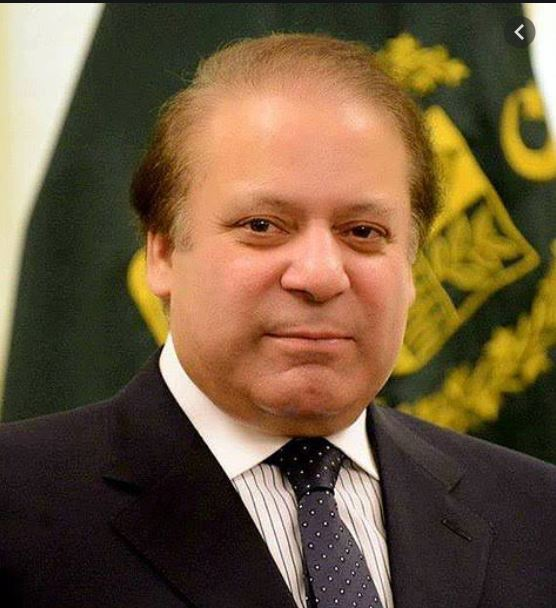
#> input picture faceblending/sharif.jpg, 556 x 608 px
$ jupyter execute --allow-errors facemesh.ipynb   (shell and % lines are left out)
#> lines starting #> are read from the running program, lines starting #| are printed output that depends on the picture
[cell 1]
import cv2
import mediapipe as mp
import numpy as np
import matplotlib.pyplot as plt
image = cv2.imread("sharif.jpg",1)
#> image is the input picture: shape (608, 556, 3); mean B, G, R 60.6, 88.4, 110.6
# cv2.imshow("img",image)
# cv2.waitKey(0)
# cv2.destroyAllWindows()

[cell 2]
mp_face_mesh = mp.solutions.face_mesh
#> (the rest of this cell did not finish here and is left out)

[cell 3]
rgb_image = cv2.cvtColor(image, cv2.COLOR_BGR2RGB)
# Facial landmarks
#> (the rest of this cell did not finish here and is left out)

[cell 4]
allpoints=[]
height, width, _ = image.shape
#> height = 608; width = 556

#> (the rest of this cell did not finish here and is left out)

[cell 5]
mask = np.zeros(image.shape, dtype='uint8')
#> (the rest of this cell did not finish here and is left out)

[cell 6]
plt.figure(figsize=[20,20])
plt.subplot(121);plt.imshow(image[:,:,::-1]);plt.title("Image");plt.axis('off')
plt.subplot(122);plt.imshow(mask, cmap='gray');plt.title("Mask");plt.axis('off');
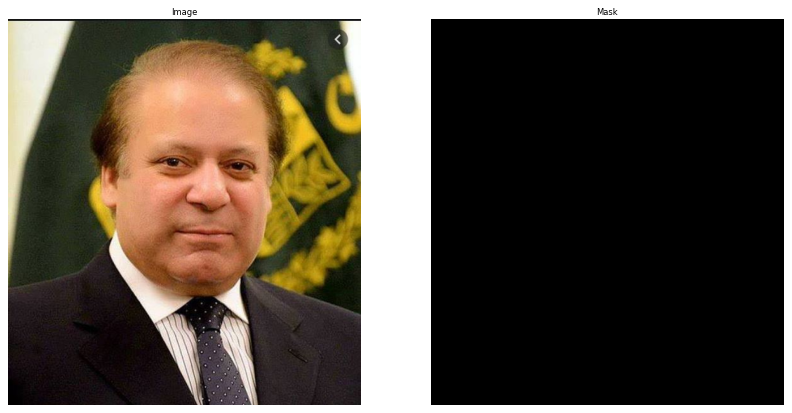
#> figure drawn by matplotlib, 2 panels

[cell 7]


destination = cv2.imread(  'trump.jpg',1)
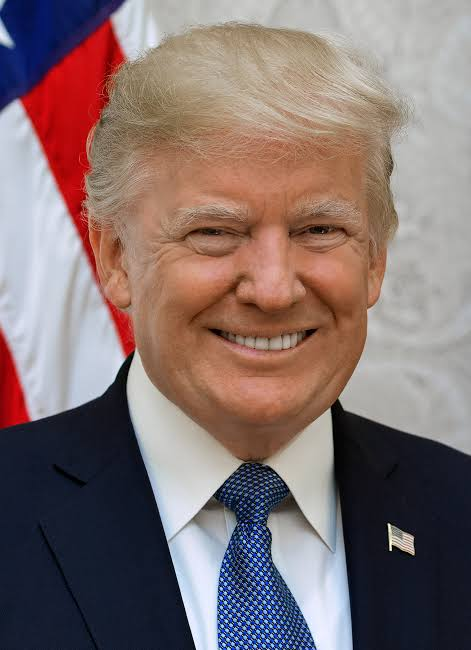
#> input picture faceblending/trump.jpg, 471 x 650 px
#> destination is the input picture: shape (650, 471, 3); mean B, G, R 112, 113.2, 131.3
source = cv2.imread("sharif.jpg",1)

size = (540,540)

# resize them to the same size (not required but for this example this makes our work easier)
destination = cv2.resize(destination, size)
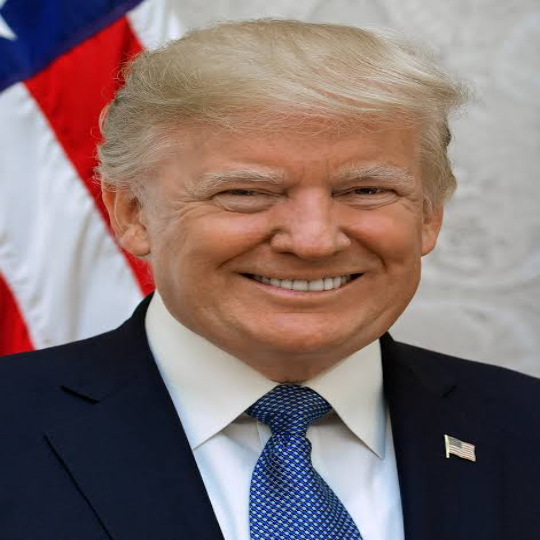
#> destination: shape (540, 540, 3); mean B, G, R 111.9, 113.1, 131.2
source = cv2.resize(source, size)
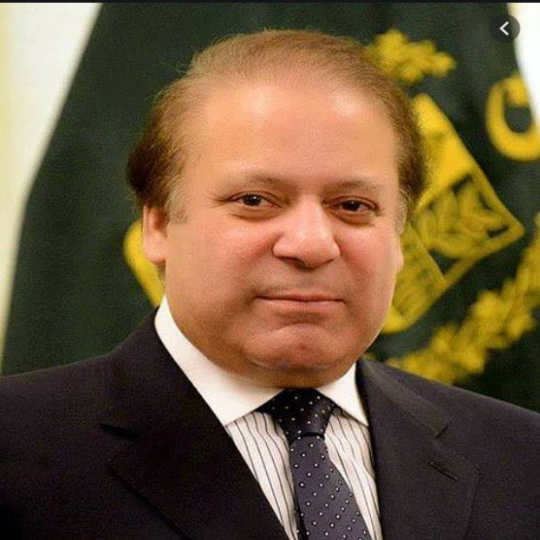
#> source: shape (540, 540, 3); mean B, G, R 60.5, 88.2, 110.5

# mask = cv2.imread(base_path + img_name.split('.')[0] + 'mask' + '.jpg',0 )
mask = cv2.resize(mask, size)

#this is to make sure we have no gray pixels (in outlines) all are either 0 or 255
ret, mask = cv2.threshold(mask, 240, 255, cv2.THRESH_BINARY)

plt.figure(figsize=[30,30])
plt.subplot(131);plt.imshow(source[:,:,::-1]);plt.title("Source");plt.axis('off')
plt.subplot(132);plt.imshow(destination[:,:,::-1]);plt.title("Destination");plt.axis('off');
plt.subplot(133);plt.imshow(mask, cmap = 'gray');plt.title('mask');plt.axis('off');
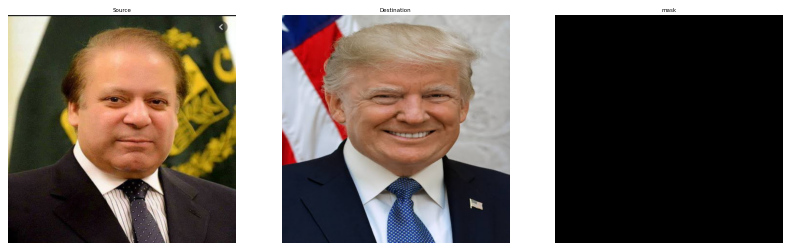
#> figure drawn by matplotlib, 3 panels

[cell 8]
height_constant = -50
width_constant = 30
center_point = (size[0]//2 + width_constant ,size[1]//2  + height_constant)

cloned_image_normal = cv2.seamlessClone(source, destination, mask, center_point, cv2.NORMAL_CLONE)
cloned_image_mixed = cv2.seamlessClone( source,destination, mask, center_point, cv2.MIXED_CLONE)
Monochrome = cv2.seamlessClone(source, destination, mask, center_point, cv2.MONOCHROME_TRANSFER)

plt.figure(figsize=[30,30])
plt.subplot(311);plt.imshow(cloned_image_normal[:,:,::-1]);plt.title("Normal Cloning");plt.axis('off')
plt.subplot(312);plt.imshow(Monochrome[:,:,::-1]);plt.title("MonoChrome Transfer");plt.axis('off');
plt.subplot(313);plt.imshow(cloned_image_mixed[:,:,::-1]);plt.title("Mixed Cloning");plt.axis('off');
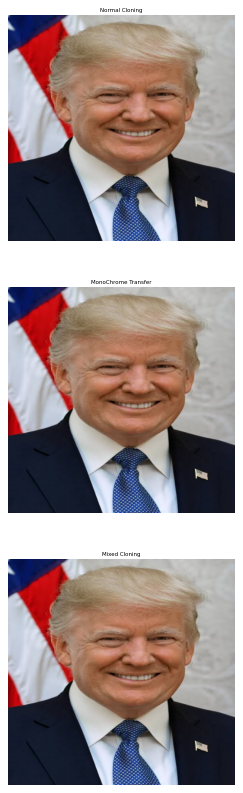
#> figure drawn by matplotlib, 3 panels
